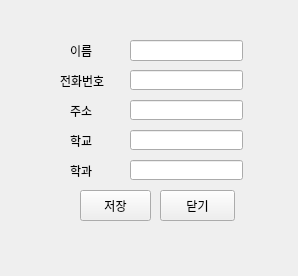
<?xml version="1.0" encoding="UTF-8"?>
<ui version="4.0">
 <class>Form</class>
 <widget class="QWidget" name="Form">
  <property name="geometry">
   <rect>
    <x>0</x>
    <y>0</y>
    <width>298</width>
    <height>276</height>
   </rect>
  </property>
  <property name="windowTitle">
   <string>Form</string>
  </property>
  <widget class="QLabel" name="lineEdit_name">
   <property name="geometry">
    <rect>
     <x>70</x>
     <y>40</y>
     <width>56</width>
     <height>21</height>
    </rect>
   </property>
   <property name="text">
    <string>이름</string>
   </property>
  </widget>
  <widget class="QLineEdit" name="lineEdit">
   <property name="geometry">
    <rect>
     <x>130</x>
     <y>40</y>
     <width>113</width>
     <height>21</height>
    </rect>
   </property>
  </widget>
  <widget class="QLabel" name="lineEdit_phone">
   <property name="geometry">
    <rect>
     <x>60</x>
     <y>70</y>
     <width>56</width>
     <height>21</height>
    </rect>
   </property>
   <property name="text">
    <string>전화번호</string>
   </property>
  </widget>
  <widget class="QLineEdit" name="lineEdit_4">
   <property name="geometry">
    <rect>
     <x>130</x>
     <y>70</y>
     <width>113</width>
     <height>20</height>
    </rect>
   </property>
  </widget>
  <widget class="QLabel" name="lineEdit_address">
   <property name="geometry">
    <rect>
     <x>70</x>
     <y>100</y>
     <width>56</width>
     <height>21</height>
    </rect>
   </property>
   <property name="text">
    <string>주소</string>
   </property>
  </widget>
  <widget class="QLineEdit" name="lineEdit_3">
   <property name="geometry">
    <rect>
     <x>130</x>
     <y>100</y>
     <width>113</width>
     <height>20</height>
    </rect>
   </property>
  </widget>
  <widget class="QLabel" name="lineEdit_univ">
   <property name="geometry">
    <rect>
     <x>70</x>
     <y>130</y>
     <width>56</width>
     <height>21</height>
    </rect>
   </property>
   <property name="text">
    <string>학교</string>
   </property>
  </widget>
  <widget class="QLineEdit" name="lineEdit_2">
   <property name="geometry">
    <rect>
     <x>130</x>
     <y>130</y>
     <width>113</width>
     <height>20</height>
    </rect>
   </property>
  </widget>
  <widget class="QLabel" name="lineEdit_dept">
   <property name="geometry">
    <rect>
     <x>70</x>
     <y>160</y>
     <width>56</width>
     <height>21</height>
    </rect>
   </property>
   <property name="text">
    <string>학과</string>
   </property>
  </widget>
  <widget class="QLineEdit" name="lineEdit_5">
   <property name="geometry">
    <rect>
     <x>130</x>
     <y>160</y>
     <width>113</width>
     <height>20</height>
    </rect>
   </property>
  </widget>
  <widget class="QPushButton" name="pushButton">
   <property name="geometry">
    <rect>
     <x>80</x>
     <y>190</y>
     <width>71</width>
     <height>31</height>
    </rect>
   </property>
   <property name="text">
    <string>저장</string>
   </property>
  </widget>
  <widget class="QPushButton" name="pushButton_2">
   <property name="geometry">
    <rect>
     <x>160</x>
     <y>190</y>
     <width>75</width>
     <height>31</height>
    </rect>
   </property>
   <property name="text">
    <string>닫기</string>
   </property>
  </widget>
 </widget>
 <resources/>
 <connections/>
</ui>
